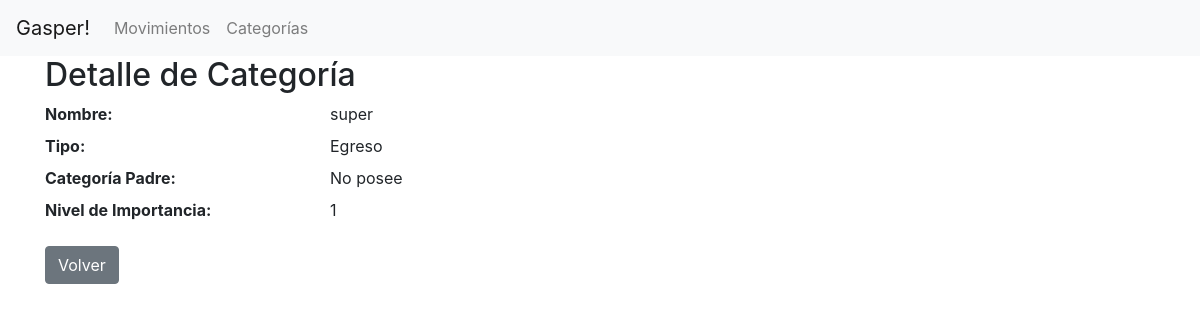
Page /app/categorias/detalle/1/ on the earlier database version.
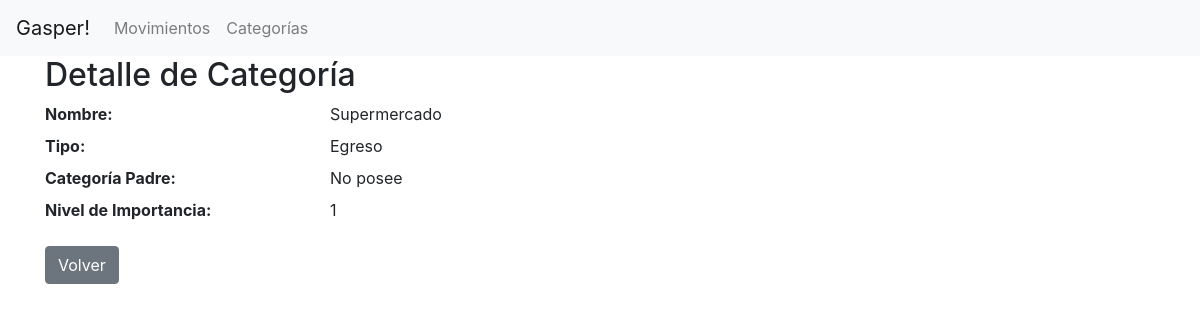
Same page on the later database version.
### app/models.py (models this page shows, shortened)
class Categoria(models.Model):
    INGRESO = "I"
    EGRESO = "E"
    TIPO_CHOICES = [
        (INGRESO, "Ingreso"),
        (EGRESO, "Egreso"),
    ]
    nombre = models.CharField(max_length=100)
    tipo = models.CharField(max_length=1, choices=TIPO_CHOICES)
    categoria_padre = models.ForeignKey(
        "self", null=True, blank=True, on_delete=models.CASCADE
    )
    nivel_importancia = models.IntegerField(default=1)
    total = models.DecimalField(max_digits=10, decimal_places=2, default=0.00)

### app/views.py (the view)
class DetalleCategoriaView(DetailView):
    model = Categoria
    template_name = "app/detalle_categoria.html"

### app/templates/app/detalle_categoria.html
{% extends "app/base.html" %} {% block content %}
<h2>Detalle de Categoría</h2>
<dl class="row">
  <dt class="col-sm-3">Nombre:</dt>
  <dd class="col-sm-9">{{ object.nombre }}</dd>
  <dt class="col-sm-3">Tipo:</dt>
  <dd class="col-sm-9">{{ object.get_tipo_display }}</dd>
  <dt class="col-sm-3">Categoría Padre:</dt>
  <dd class="col-sm-9">{{ object.categoria_padre|default:"No posee" }}</dd>
  <dt class="col-sm-3">Nivel de Importancia:</dt>
  <dd class="col-sm-9">{{ object.nivel_importancia }}</dd>
</dl>
<a href="{% url 'app:ver_categorias' %}" class="btn btn-secondary">Volver</a>
{% endblock %}

Differences in the rows shown:
changed Categoria "Egreso": nombre "super" → "Supermercado"
